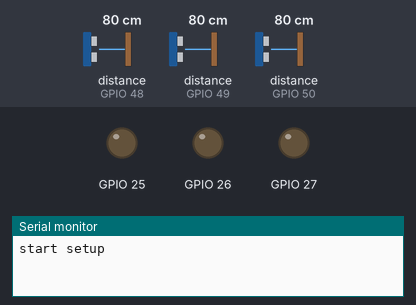
A sketch run on a simulated ESP32. On the bench: output pins drawn as LEDs (lit = HIGH), the last lines printed to the serial monitor. The test bench sets the inputs (shaded band); at power-on: distance to the obstacle (sensors on GPIO 49, GPIO 48, GPIO 50) 80 cm. WiFi joins after 1.5 s; servers stay silent unless stated; the local clock reads 2024-03-15 10:24:30 at power-on unless the sketch sets it.

Above: at 0.1 s.
At 4.0 s:
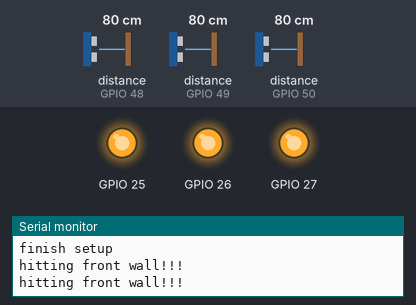
4.1 s: distance to the obstacle (sensor on GPIO 49) set to 6 cm
5.6 s: distance to the obstacle (sensor on GPIO 49) set to 3 cm
Timing chart, 0 to 8.6 s (numbered marks = the images above; inputs shaded):
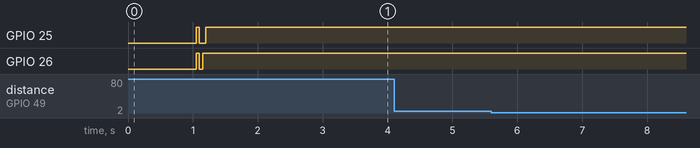

Measured:
- after the input at 4.1 s, every drawn part: stays the same

The sketch:

Main.ino
```cpp
#include "Robot.h"
#include "Config.h"


Robot r2d2;


void setup() {
  Serial.println("start setup");
  Serial.begin(115200);

  Wire.begin();
  delay(1000);

  r2d2.beginForSensorsSetup();
  r2d2.beginForDB();
  Serial.println("finish setup");
}

void loop() {


  r2d2.readSensors();
  r2d2.checkForWall();

}
```

DBdistanceSensor.cpp
```cpp
#include "DBdistanceSensor.h"
#include "DBConfig.h"

DB::DB(){}

void DB::connectToDB(){
  WiFi.begin(WIFI_SSID, WIFI_PASS);
  while (WiFi.status() != WL_CONNECTED) delay(200);
  Serial.println("connected to WIFI");


  config.database_url = DB_URL;
  config.signer.tokens.legacy_token = DB_SECRET;
  Firebase.begin(&config, &auth);
  Firebase.reconnectWiFi(true);
}

void DB::setTime()
{
    configTime(0, 0, "pool.ntp.org", "time.nist.gov");

    setenv("TZ", "IST-2IDT,M3.5.5/0,M10.5.0/0", 1);  // Israel TZ rule
    tzset();

    struct tm tm;
    /* Wait (max 10 s) until SNTP has set the clock */
    while (!getLocalTime(&tm, 10000)) {          // returns false until time is valid
        Serial.println("Waiting for NTP …");
    }
    Serial.println(&tm, "Time synchronised: %c");
}
// void DB::uploadsDistanceSensoresToDB(int toUpload){
//   String path = "/sensors/esp32_01/distance/" + String(millis());
//   Firebase.RTDB.setInt(&fbdo, path, (int)toUpload);
// }

static String timeHMSms()
{
  struct timeval tv;
  gettimeofday(&tv, nullptr);          // seconds + microseconds since 1970-01-01
  struct tm tm;
  localtime_r(&tv.tv_sec, &tm);        // convert to Israel time

  char hms[9];                         // "HH-MM-SS"
  strftime(hms, sizeof(hms), "%H-%M-%S", &tm);

  char stamp[16];                      // "HH-MM-SS-123"
  snprintf(stamp, sizeof(stamp), "%s-%03ld", hms, tv.tv_usec / 1000L);

  return String(stamp);
}

void DB::uploadDistancesToDB(int left, int front, int right){
  String path = "/sensors/esp32_01/distance/" + timeHMSms();

  FirebaseJson json;
  json.add("left",  left);
  json.add("front", front);
  json.add("right", right);

  if (!Firebase.RTDB.setJSON(&fbdo, path, &json))
  {
    Serial.printf("Upload failed: %s\n",
    fbdo.errorReason().c_str());
  }
}
```

DBdistanceSensor.h
```cpp
#ifndef DBDISTANCESENSOR_H
#define DBDISTANCESENSOR_H

#include <WiFi.h>
#include <time.h>


#define FIREBASE_DISABLE_FCM
#define FIREBASE_DISABLE_STORAGE
#define FIREBASE_DISABLE_GCLOUD_FUNCTIONS
#include <Firebase_ESP_Client.h>


class DB {
public:
  DB();
  void connectToDB();
  //void uploadsDistanceSensoresToDB(int toUpload);
  void setTime();
  void uploadDistancesToDB(int left, int front, int right);


private:
  FirebaseData  fbdo;
  FirebaseAuth  auth;           // not used with legacy secret
  FirebaseConfig config;

};


#endif
```

DistanceSensor.cpp
```cpp
#include "DistanceSensor.h"

DistanceSensor::DistanceSensor(uint8_t loxAddress, uint8_t loxSHT): loxAddress(loxAddress),loxSHT(loxSHT),lox(Adafruit_VL53L0X()) {
  //lox = Adafruit_VL53L0X();
  pinMode(loxSHT, OUTPUT);

}

int DistanceSensor::readSensor(){
  lox.rangingTest(&measure, false); // pass in 'true' to get debug data printout!

  // print sensor  reading
  if(measure.RangeStatus != 4) {     // if not out of range
    sensor = measure.RangeMilliMeter/10;
    return sensor;
  } else {
    return -1;
  }

}
```

DistanceSensor.h
```cpp
#ifndef DISTANCESENSOR_H
#define DISTANCESENSOR_H

#include <Arduino.h>
#include <Wire.h>
#include <Adafruit_VL53L0X.h>

class DistanceSensor {
public:
    uint8_t loxAddress;
    uint8_t loxSHT;
    int sensor;
    Adafruit_VL53L0X lox;
    VL53L0X_RangingMeasurementData_t measure;


public:
    DistanceSensor(uint8_t loxAddress, uint8_t loxSHT);
    int readSensor();

};

#endif
```

Robot.cpp
```cpp
#include "Robot.h"
#include "Config.h"  // Include the combined config file

// Constructor to initialize motors and distance sensor
Robot::Robot()
    : distanceSensor1(LOX1_ADDRESS, SHT_LOX1),
      distanceSensor2(LOX2_ADDRESS, SHT_LOX2),
      distanceSensor3(LOX3_ADDRESS, SHT_LOX3),
      DBobject()
      {

}

void Robot::beginForSensorsSetup(){

  digitalWrite(distanceSensor1.loxSHT, LOW);
  digitalWrite(distanceSensor2.loxSHT, LOW);
  digitalWrite(distanceSensor3.loxSHT, LOW);

  setUpDistanceSensors();
}

void Robot::beginForDB(){
  DBobject.connectToDB();
  DBobject.setTime();
  time_t now = time(nullptr);
  Serial.println("finished connecting to DB");

}

//set up all the distance sensors to work together
void Robot::setUpDistanceSensors(){
  Serial.println("Starting setUp for distance sensor...");
  // all reset
  digitalWrite(distanceSensor1.loxSHT, LOW);
  digitalWrite(distanceSensor2.loxSHT, LOW);
  digitalWrite(distanceSensor3.loxSHT, LOW);
  delay(50);
  // all unreset
  digitalWrite(distanceSensor1.loxSHT, HIGH);
  digitalWrite(distanceSensor2.loxSHT, HIGH);
  digitalWrite(distanceSensor3.loxSHT, HIGH);
  delay(50);

  // activating LOX1 and reseting LOX2
  digitalWrite(distanceSensor1.loxSHT, HIGH);
  digitalWrite(distanceSensor2.loxSHT, LOW);
  digitalWrite(distanceSensor3.loxSHT, LOW);

  // initing LOX1
  if(!distanceSensor1.lox.begin(distanceSensor1.loxAddress)) {
    Serial.println(F("Failed to boot first VL53L0X"));
    while(1);
  }
  delay(50);

  // activating LOX2
  digitalWrite(distanceSensor2.loxSHT, HIGH);
  digitalWrite(distanceSensor3.loxSHT, LOW);
  delay(50);

  //initing LOX2
  if(!distanceSensor2.lox.begin(distanceSensor2.loxAddress)) {
    Serial.println(F("Failed to boot second VL53L0X"));
    while(1);
  }

  // activating LOX3
  digitalWrite(distanceSensor3.loxSHT, HIGH);
  delay(50);

  //initing LOX3
  if(!distanceSensor3.lox.begin(distanceSensor3.loxAddress)) {
    Serial.println(F("Failed to boot third VL53L0X"));
    while(1);
  }

  Serial.println("successfuly finished setUpDistanceSensors...");

}


// Read all sensors (simplified)
void Robot::readSensors() {
  int left  = distanceSensor1.readSensor();
  int front = distanceSensor2.readSensor();
  int right = distanceSensor3.readSensor();

  walls_state.updateWalls(left, front, right);

  DBobject.uploadDistancesToDB(left, front, right);

  delay(50);
}

void Robot::checkForWall(){
  walls_state.checkForWall();
}
```

Robot.h
```cpp
#ifndef ROBOT_H
#define ROBOT_H

#include "DistanceSensor.h"
#include "DBdistanceSensor.h"
#include "Wall.h"

class Robot {
private:
    DistanceSensor distanceSensor1;
    DistanceSensor distanceSensor2;
    DistanceSensor distanceSensor3;
    DB DBobject;
    Wall walls_state;

    void setUpDistanceSensors();

public:
    Robot();  // Default constructor


    void turnLeft();
    void turnRight();
    void beginForSensorsSetup();
    void readSensors(); //now with printing - todo later - print to data base
    void displaySensorValues();
    void beginForDB();
    long getDistance();
    void checkForWall();


};

#endif
```

wall.cpp
```cpp
#include "Wall.h"


Wall::Wall():leftWall(10,0),rightWall(10,0),frontWall(10,0), placeInLoopForWalls(0){}

double average(const std::vector<int>& v)
{
    if (v.empty()) return 0.0;

    long long sum = 0;
    for (int x : v) sum += x;
    return static_cast<double>(sum) / v.size();
}

void Wall::checkForWall() {
  if(average(leftWall) < 5)
  {
    Serial.println("hitting left wall");
  }
  if(average(rightWall) < 5)
  {
    Serial.println("hitting right wall");
  }
  if(average(frontWall) < 20)
  {
    Serial.println("hitting front wall!!!");
  }
}

void Wall::updateWalls(int left, int right , int front)
{
  leftWall[placeInLoopForWalls] = left;
  rightWall[placeInLoopForWalls] = right;
  frontWall[placeInLoopForWalls] = front;
  placeInLoopForWalls++ ;
  if(placeInLoopForWalls>=10)
  {
    placeInLoopForWalls=0;
  }
}
```

wall.h
```cpp
#ifndef WALL_H
#define WALL_H

#include <vector>
#include <Arduino.h> //for prints can rempve later

class Wall {
  private:
    std::vector<int> leftWall;
    std::vector<int> rightWall;
    std::vector<int> frontWall;
    int placeInLoopForWalls;

  public:
    Wall();
    void checkForWall();
    void updateWalls(int left, int right , int front);

};


#endif
```

Config.h
```cpp
#include "SensorConfig.h"
#include "DBConfig.h"
```

DBConfig.h
```cpp
#ifndef DBCONFIG_H
#define DBCONFIG_H

#define WIFI_SSID "HOTBOX 4-8B80"
#define WIFI_PASS "QZT7LW79HPRS"
#define DB_URL    "https://r2d2-maze-default-rtdb.firebaseio.com/"
#define DB_SECRET "EgzKV3U8EXEddAaHc615RsxB70zi7Ywx1NCfSHvr"

#endif
```

SensorConfig.h
```cpp
#ifndef SENSORCONFIG_H
#define SENSORCONFIG_H

// address we will assign if dual sensor is present
#define LOX1_ADDRESS 0x30
#define LOX2_ADDRESS 0x31
#define LOX3_ADDRESS 0x32

// set the pins to shutdown
#define SHT_LOX1 27 //old sensor
#define SHT_LOX2 26
#define SHT_LOX3 25

#endif
```
